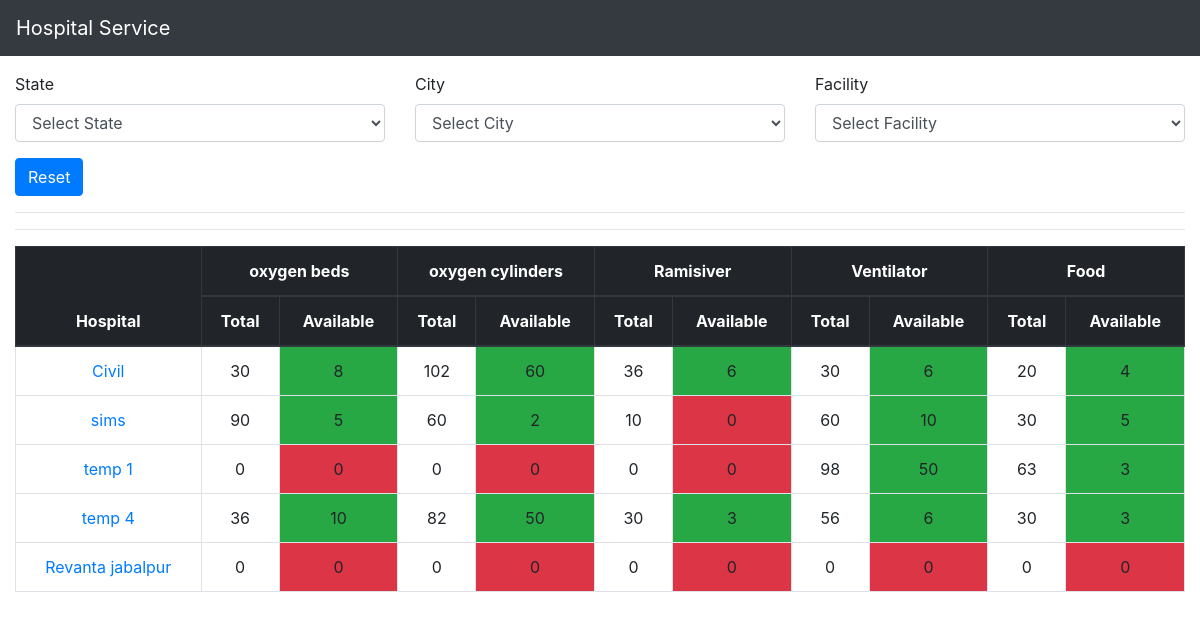
The page / on the database its author committed.
### app/models.py (models this page shows, shortened)
class Facility(models.Model):
    title=models.TextField(max_length=60,null=False,blank=False,default="")

class Hospital(models.Model):
    name=models.CharField(max_length=50,null=False,blank=False)
    phone=models.CharField(max_length=12,null=False,blank=False)
    address=models.CharField(max_length=200,null=False,blank=False)
    city=models.ForeignKey(City,on_delete=models.CASCADE,related_name='hospitals')

class Availability(models.Model):
    hospital=models.ForeignKey(Hospital,on_delete=models.CASCADE,related_name='availabilies')
    facility=models.ForeignKey(Facility,on_delete=models.CASCADE,related_name='availabilies')
    total=models.IntegerField(default=0)
    available=models.IntegerField(default=0)
    updated_at=models.DateTimeField(auto_now=True)

### app/views.py (the view, shortened to what this page needs)
# urls.py: path('',home,name='homepage'),
def home(request):
    selected_state_id=request.GET.get('state')
    selected_city_id=request.GET.get('city')
    selected_facility_id=request.GET.get('facility')
    facilitys = Facility.objects.all().order_by('pk')
    if selected_state_id:
        citys=City.objects.filter(state=selected_state_id)
    else:
        citys=City.objects.all()
    states=State.objects.all()
    hospitals=Hospital.objects.all()
    if selected_city_id:
        hospitals = hospitals.filter(city=City(pk=selected_city_id))
    context={
        'facilitys':facilitys,
        'citys':citys,
        'states':states,
        'hospitals':hospitals,
        'selected_state_id':selected_state_id,
        'selected_city_id':selected_city_id,
        'selected_facility_id':selected_facility_id
    }
    return render(request,template_name='app/index.html',context=context)

### app/models.py (called while the page is built)
    def __str__(self):
        return self.name

    def __str__(self):
        return self.name

### app/templatetags/custom_tags.py (called while the page is built)
@register.simple_tag()
def get_table_class(value):
    if value:
        return 'bg-success'
    return 'bg-danger'

@register.simple_tag()
def get_availibilities(hospital):
    return Availability.objects.filter(hospital=hospital).order_by('facility_id')

@register.simple_tag()
def is_option_selected(selected_option, pk):
    if selected_option==str(pk):
        return 'selected'
    else:
        return ''

### app/templates/app/index.html (shortened to what this page needs)
{% extends "app/base.html" %}
{% load custom_tags %}
{% block content %}
       <div>
            <form action="" id="filterForm" method="get" >
                <div class="row">
                    <div class="col">
                        <div class="form-group">
                            <label for="">State</label>
                            <select name="state" id="stateSelect" class="form-control">
                                <option>Select State</option>
                            </select>
                        </div>
                    </div>
                    <div class="col">
                        <div class="form-group">
                            <label for="">City</label>
                            <select name="city" id="citySelect" class="form-control">
                                <option>Select City</option>
                            </select>
                        </div>
                    </div>
                    <div class="col">
                        <div class="form-group">
                            <label for="">Facility</label>
                            <select name="facility" id="facilitySelect" class="form-control">
                                <option>Select Facility</option>
                            </select>
                        </div>
                    </div>
                </div>
                <div>
                    <a href="/" class="btn btn-primary">Reset</a>
                </div>
            </form>
            <hr>
       </div>
        <hr>
        <table class="table text-center table-bordered">
            <thead class="thead-dark">
                <tr>
                    <th rowspan="2">Hospital</th>
                    {% for f in facilitys %}
                        <th colspan="2" >{{f.title}}</th>
                    {% endfor %}
                </tr>
                <tr>
                    {% for f in facilitys %}
                        <th>Total</th>
                        <th>Available</th>
                    {% endfor %}
                </tr>
            </thead>
            <tbody>
                {% for h in hospitals %}
                <tr>
                    <td><a href="/hospital/{{h.id}}">{{h.name}}</a></td>
                    {% get_availibilities h as availibilities %}
                    {% for av in availibilities %}
                     <td>{{av.total}}</td>
                     <td class="{% get_table_class av.available %}">{{av.available}}</td>
                    {% endfor %}
                </tr>
                {% endfor %}
            </tbody>
        </table>
{% endblock %}

### app/templates/app/base.html (shortened to what this page needs)
<!doctype html>
<html lang="en">
  <head>
    <link rel="stylesheet" href="https://cdn.jsdelivr.net/npm/bootstrap@4.0.0/dist/css/bootstrap.min.css">
  </head>
  <body>
    <nav class="navbar navbar-dark bg-dark">
        <a class="navbar-brand" href="/">Hospital Service</a>
    </nav>
    <div class="container-fluid mt-3">
       {% block content %}
        {% endblock %}
    </div>
  </body>
</html>

### rows shown on the page
Facility: title "oxygen beds"
Facility: title "oxygen cylinders"
Facility: title "Ramisiver"
Facility: title "Ventilator"
Facility: title "Food"
Hospital: name "Civil"
Availability: total "30", available "8"
Availability: total "102", available "60"
Availability: total "36", available "6"
Availability: total "30", available "6"
Availability: total "20", available "4"
Hospital: name "sims"
Availability: total "90", available "5"
Availability: total "60", available "2"
Availability: total "10", available "0"
Availability: total "60", available "10"
Availability: total "30", available "5"
Hospital: name "temp 1"
Availability: total "0", available "0"
Availability: total "0", available "0"
Availability: total "0", available "0"
Availability: total "98", available "50"
Availability: total "63", available "3"
Hospital: name "temp 4"
Availability: total "36", available "10"
Availability: total "82", available "50"
Availability: total "30", available "3"
Availability: total "56", available "6"
Availability: total "30", available "3"
Hospital: name "Revanta jabalpur"
Availability: total "0", available "0"
Availability: total "0", available "0"
Availability: total "0", available "0"
Availability: total "0", available "0"
Availability: total "0", available "0"
